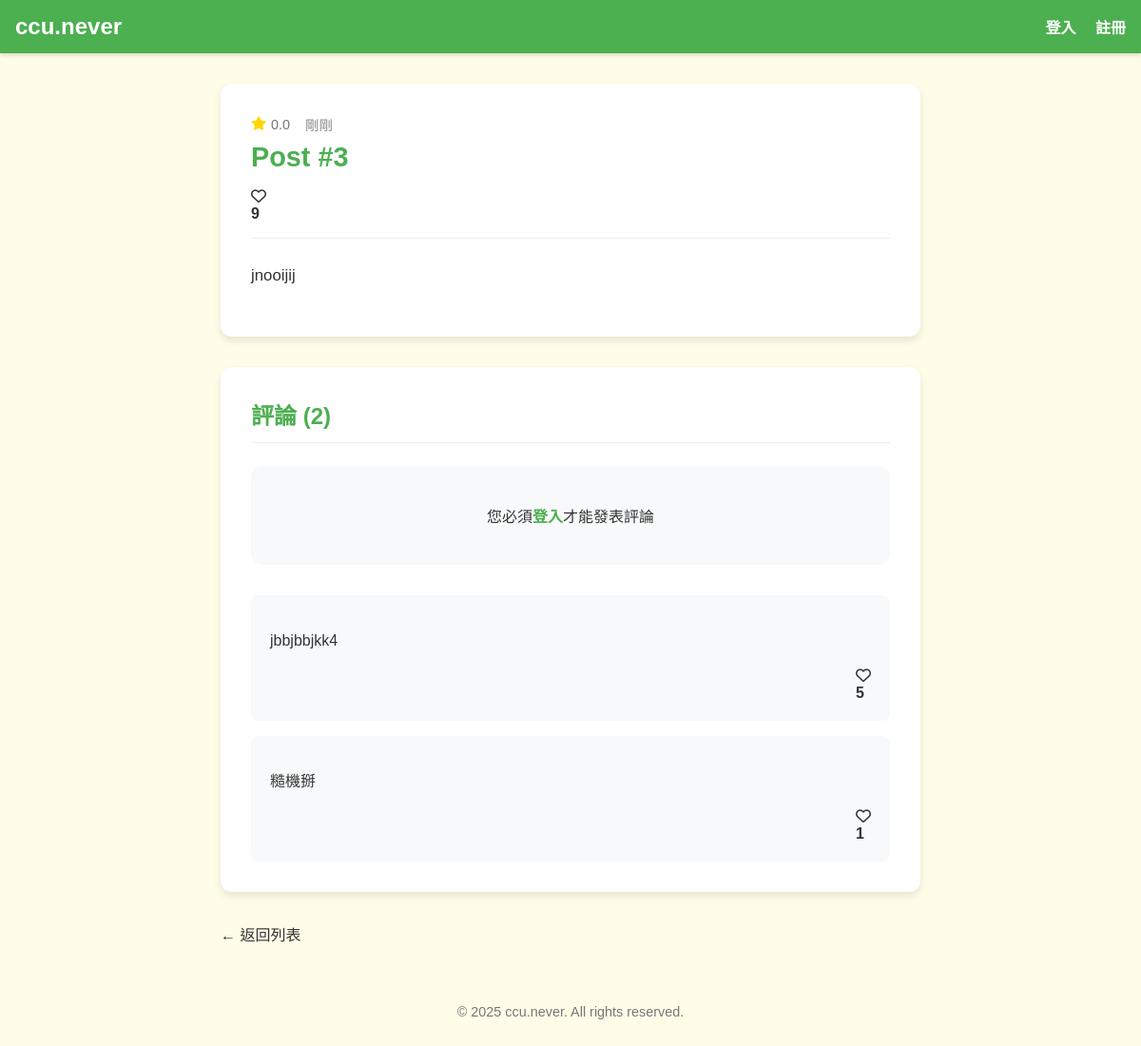
Screenshot of /post/3 with the database file from the repository.
### app.py (models this page shows, shortened)
class Post(db.Model):
    id = db.Column(db.Integer, primary_key=True)
    establishment_id = db.Column(db.Integer, db.ForeignKey("establishment.id"), nullable=False)
    content = db.Column(db.Text, nullable=False)
    likes = db.Column(db.Integer, default=0)
    establishment = db.relationship("Establishment", backref=db.backref("posts", lazy=True))
    @property
    def title(self):
        return f"Post #{self.id}"
    @property
    def rating(self):
        return 0.0
    @property
    def time_since(self):
        now = datetime.utcnow()
        return "剛剛"

class Comment(db.Model):
    id = db.Column(db.Integer, primary_key=True)
    post_id = db.Column(db.Integer, db.ForeignKey("post.id"), nullable=False)
    content = db.Column(db.Text, nullable=False)
    likes = db.Column(db.Integer, default=0)
    post = db.relationship("Post", backref=db.backref("comments", lazy=True))

### app.py (the view)
@app.route("/post/<int:post_id>")
def show_post(post_id):
    post = Post.query.get_or_404(post_id)
    comments = Comment.query.filter_by(post_id=post_id).order_by(Comment.likes.desc()).all()
    user_liked_post = False
    if is_logged_in():
        user_liked_post = has_user_liked_post(session["user_id"], post_id)
    user_liked_comments = {}
    if is_logged_in():
        for comment in comments:
            user_liked_comments[comment.id] = has_user_liked_comment(session["user_id"], comment.id)
    return render_template("post.html", post=post, comments=comments,
                          user_liked_post=user_liked_post,
                          user_liked_comments=user_liked_comments)

### app.py (called while the page is built)
def is_logged_in():
    return "user_id" in session

### templates/post.html (shortened to what this page needs)
<!DOCTYPE html>
<html lang="zh-TW">
  <head>
    <link rel="stylesheet" href="{{ url_for('static', filename='styles/main.css') }}">
    <link rel="stylesheet" href="https://cdnjs.cloudflare.com/ajax/libs/font-awesome/6.4.0/css/all.min.css">
  </head>
  <body>
    <nav class="navbar">
      <a href="{{ url_for('home') }}" class="logo">ccu.never</a>
      <div class="nav-links">
        {% if session['user_id'] %}
          <span>您好, {{ session['username'] }}</span>
          <a href="{{ url_for('logout') }}">登出</a>
        {% else %}
          <a href="{{ url_for('login') }}">登入</a>
          <a href="{{ url_for('register') }}">註冊</a>
        {% endif %}
      </div>
    </nav>
    <div class="post-detail-container">
      <div class="post-detail-card">
        <div class="post-detail-header">
          <div class="post-header-top">
            <div class="post-rating-time">
              <div class="post-rating">
                <i class="fas fa-star"></i> <span>{{ post.rating }}</span>
              </div>
              <div class="post-time">{{ post.time_since }}</div>
            </div>
          </div>
          <h1>{% if post.title %}{{ post.title }}{% else %}Post #{{ post.id }}{% endif %}</h1>
          <div class="post-meta">
            <div class="like-section">
              {% if session['user_id'] %}
                <button
                  class="heart-button {% if user_liked_post %}liked{% endif %}"
                  data-post-id="{{ post.id }}"
                  aria-label="Like post">
                  <i class="fa-heart {% if user_liked_post %}fas{% else %}far{% endif %}"></i>
                </button>
              {% else %}
                <i class="far fa-heart"></i>
              {% endif %}
              <span class="like-count" id="post-likes-{{ post.id }}">{{ post.likes }}</span>
            </div>
          </div>
        </div>
        <div class="post-detail-content">
          <p>{{ post.content }}</p>
        </div>
      </div>
      <div class="comments-section">
        <h2>評論 ({{ comments|length }})</h2>
        {% if session['user_id'] %}
        <div class="add-comment-form">
          <form action="{{ url_for('add_comment', post_id=post.id) }}" method="POST">
            <textarea name="comment" placeholder="添加評論..." required></textarea>
            <button type="submit">發佈</button>
          </form>
        </div>
        {% else %}
        <div class="login-prompt">
          <p>您必須<a href="{{ url_for('login') }}">登入</a>才能發表評論</p>
        </div>
        {% endif %}
        {% if comments %}
          <div class="comments-list">
            {% for comment in comments %}
              <div class="comment-card">
                <div class="comment-content">
                  <p>{{ comment.content }}</p>
                </div>
                <div class="comment-footer">
                  <div class="like-section">
                    {% if session['user_id'] %}
                      <button
                        class="heart-button comment-heart {% if user_liked_comments[comment.id] %}liked{% endif %}"
                        data-comment-id="{{ comment.id }}"
                        data-post-id="{{ post.id }}"
                        aria-label="Like comment">
                        <i class="fa-heart {% if user_liked_comments[comment.id] %}fas{% else %}far{% endif %}"></i>
                      </button>
                    {% else %}
                      <i class="far fa-heart"></i>
                    {% endif %}
                    <span class="like-count" id="comment-likes-{{ comment.id }}">{{ comment.likes }}</span>
                  </div>
                </div>
              </div>
            {% endfor %}
          </div>
        {% else %}
          <div class="no-comments">
            <p>目前沒有評論，成為第一個評論的人！</p>
          </div>
        {% endif %}
      </div>
      <div class="back-link">
        <a href="{{ url_for('show_establishment', est_id=post.establishment_id) }}" class="btn-back">
          ← 返回列表
        </a>
      </div>
    </div>
    <footer>
      <p>© 2025 ccu.never. All rights reserved.</p>
    </footer>
  </body>
</html>

### static/styles/main.css (style rules this page uses)
* { box-sizing: border-box; }
html, body { margin: 0; padding: 0; font-family: "Noto Sans TC", "Microsoft JhengHei", sans-serif; color: #333; }
body { background-color: #FFFDE7; min-height: 100vh; overflow-y: scroll; }
:root { --color-primary: #FFC107; --color-secondary: #4CAF50; --color-bg: #F5F5F5; --color-accent: #FF5722; --color-text-dark: #333; --color-text-light: #fff; --navbar-height: 56px; --card-shadow: 0 4px 8px rgba(0, 0, 0, 0.1); --card-radius: 12px; --heart-color: #ff2d55; }
.navbar { position: sticky; top: 0; width: 100%; z-index: 999; display: flex; justify-content: space-between; align-items: center; background: var(--color-secondary); padding: 0.75rem 1rem; box-shadow: 0 2px 5px rgba(0, 0, 0, 0.15); height: var(--navbar-height); }
.navbar .logo { font-size: 1.5rem; font-weight: bold; color: var(--color-text-light); text-decoration: none; }
.navbar .nav-links a, .navbar .nav-links span { color: var(--color-text-light); text-decoration: none; margin-left: 1rem; font-weight: 600; }
footer { padding: 1rem; text-align: center; font-size: 0.9rem; color: #777; margin-top: 0; }
.login-prompt { background: #f8f9fa; border-radius: var(--card-radius); padding: 1.5rem; text-align: center; margin-bottom: 2rem; }
.login-prompt a { color: var(--color-secondary); text-decoration: none; font-weight: bold; }
.post-meta { display: flex; align-items: center; gap: 1rem; }
.like-count { display: flex; align-items: center; gap: 0.5rem; font-weight: bold; }
.back-link { margin-top: 2rem; }
.btn-back { color: var(--color-text-dark); text-decoration: none; display: inline-flex; align-items: center; gap: 0.5rem; transition: color 0.3s; }
.post-detail-container { max-width: 800px; margin: 0 auto; padding: 2rem; }
.post-detail-card { background: white; border-radius: var(--card-radius); box-shadow: var(--card-shadow); padding: 2rem; margin-bottom: 2rem; }
.post-detail-header { margin-bottom: 1.5rem; border-bottom: 1px solid #eee; padding-bottom: 1rem; }
.post-detail-header h1 { color: var(--color-secondary); margin-top: 0; margin-bottom: 1rem; font-size: 1.8rem; }
.post-detail-content { line-height: 1.8; font-size: 1.05rem; }
.comments-section { background: white; border-radius: var(--card-radius); box-shadow: var(--card-shadow); padding: 2rem; margin-bottom: 2rem; }
.comments-section h2 { color: var(--color-secondary); margin-top: 0; margin-bottom: 1.5rem; font-size: 1.5rem; border-bottom: 1px solid #eee; padding-bottom: 0.75rem; }
.comments-list { display: grid; gap: 1rem; }
.comment-card { background: #f8f9fa; border-radius: 8px; padding: 1.25rem; position: relative; }
.comment-content { margin-bottom: 0.75rem; line-height: 1.5; }
.comment-footer { display: flex; justify-content: flex-end; align-items: center; }
.post-rating { display: flex; align-items: center; gap: 0.3rem; }
.post-rating i { color: #FFD700; }
.post-time { color: #888; }
.post-header-top { margin-bottom: 0.5rem; }
.post-rating-time { display: flex; align-items: center; gap: 1rem; font-size: 0.9rem; color: #777; }

### rows the page displays
Post: title "Post #3", likes "9", content "jnooijij"
Comment: content "jbbjbbjkk4", likes "5"
Comment: content "糙機掰", likes "1"

### other values shown
{{ post.rating }} "0.0"
{{ post.time_since }} "剛剛"
{{ comments|length }} "2"
